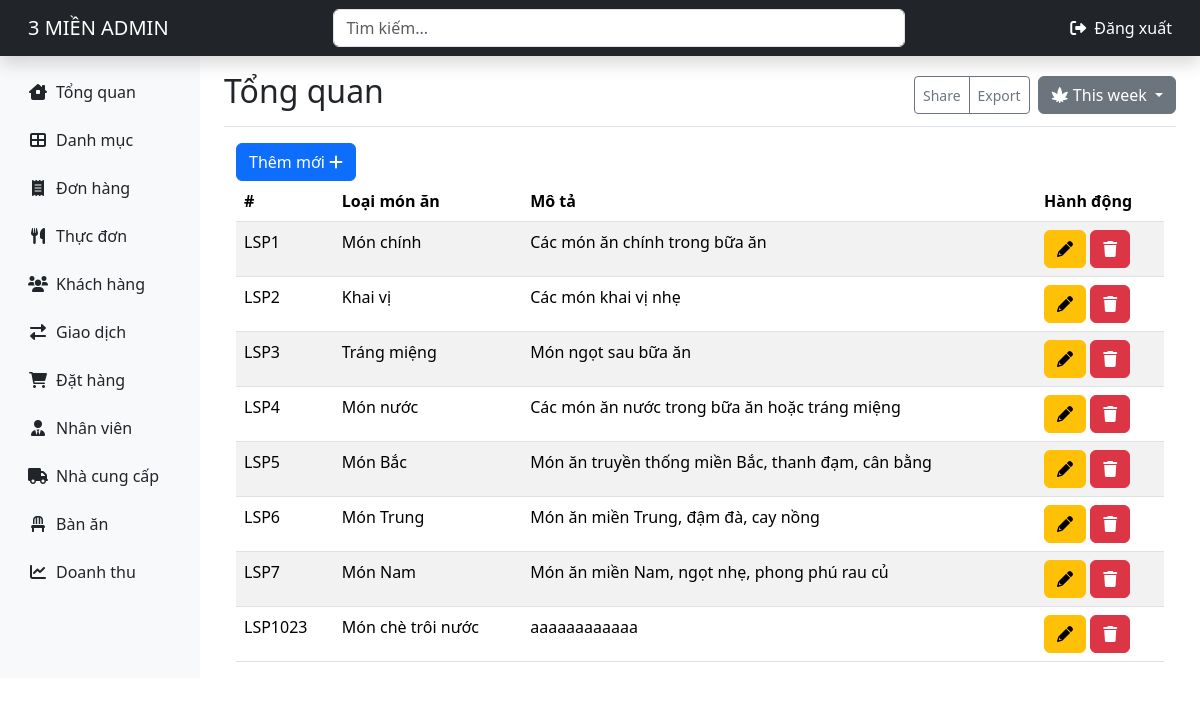
Page /admin/index.php on the earlier database version.
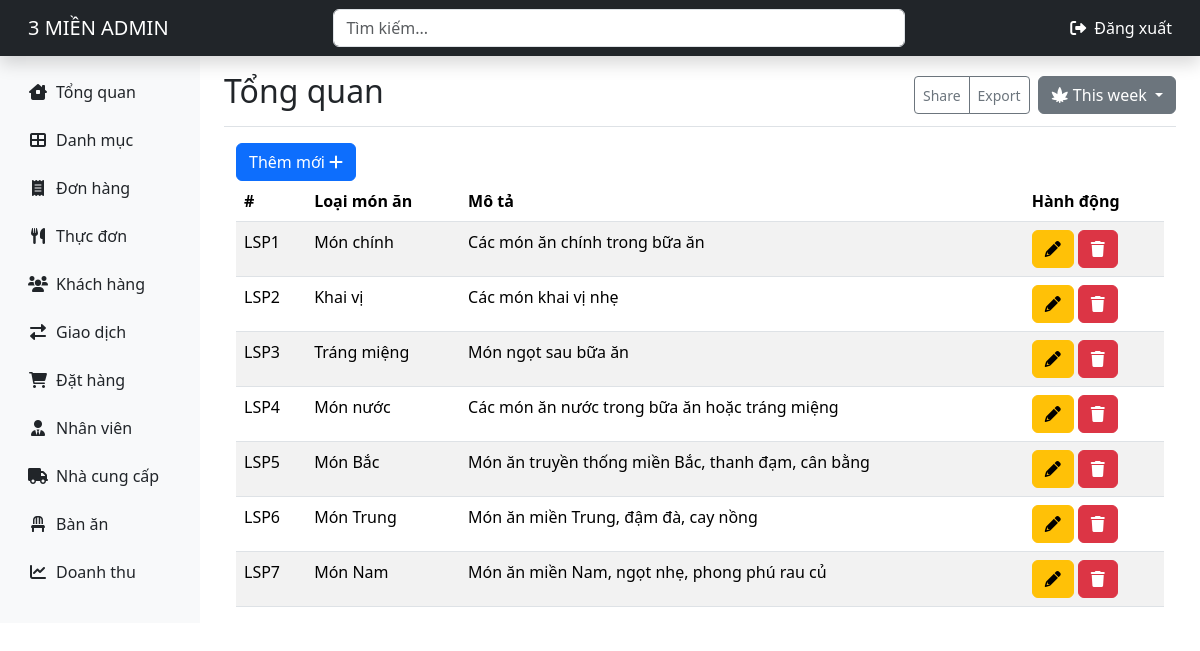
Same page on the later database version.
### tables this page shows
CREATE TABLE IF NOT EXISTS `categories` (
  `id` int(11) NOT NULL AUTO_INCREMENT,
  `name` varchar(50) NOT NULL,
  `description` text DEFAULT NULL,
  PRIMARY KEY (`id`)
);

### admin/index.php (the view, shortened to what this page needs)
<!DOCTYPE html>
<html lang="en">
<head>
    <?php
    include_once __DIR__ . '/../layouts/style.php';
    ?>
</head>
<body>
    <?php
    include_once __DIR__ . '/layouts/header.php'
    ?>
    <div class="container-fluid">
        <div class="row">
            <?php
            include_once __DIR__ . '/layouts/sidebar.php'
            ?>
            <main class="col-md-9 ms-sm-auto col-lg-10 px-md-4">
                <div class="d-flex justify-content-between flex-wrap flex-md-nowrap align-items-center pt-3 pb-2 mb-3 border-bottom">
                    <h1 class="h2">Tổng quan</h1>
                    <div class="btn-toolbar mb-2 mb-md-0">
                        <div class="btn-group me-2">
                            <button type="button" class="btn btn-sm btn-outline-secondary">Share</button>
                            <button type="button" class="btn btn-sm btn-outline-secondary">Export</button>
                        </div>
                        <div class="dropdown show">
                            <a class="btn btn-secondary dropdown-toggle" href="#" role="button" id="dropdownMenuLink" data-bs-toggle="dropdown" aria-haspopup="true" aria-expanded="false">
                                <i class="fa-solid fa-cannabis"></i> This week
                            </a>
                        </div>
                    </div>
                </div>
                <?php
                include_once __DIR__ . '/../dbconnect.php';
                $sqlSelectCategory = "SELECT * FROM categories;";
                $resultCategory = mysqli_query($conn, $sqlSelectCategory);
                $arrCategory = [];
                while ($row = mysqli_fetch_array($resultCategory, MYSQLI_ASSOC)) {
                    $arrCategory[] = array(
                        'lsp_ma' => $row['id'],
                        'lsp_ten' => $row['name'],
                        'lsp_mota' => $row['description'],
                    );
                }
                ?>
                <div class="container">
                    <a href="create.php" type="button" class="btn btn-primary">
                        Thêm mới <i class="fa-solid fa-plus"></i>
                    </a>
                    <table class="table table-striped">
                        <thead>
                            <th scope="col">#</th>
                            <th scope="col">Loại món ăn</th>
                            <th scope="col">Mô tả</th>
                            <th scope="col">Hành động</th>
                        </thead>
                        <tbody>
                            <?php foreach ($arrCategory as $lsp): ?>
                                <tr>
                                    <td>LSP<?= $lsp['lsp_ma'] ?></td>
                                    <td><?= $lsp['lsp_ten'] ?></td>
                                    <td><?= $lsp['lsp_mota'] ?></td>
                                    <td>
                                        <a href="edit.php" type="button" class="btn btn-warning">
                                            <i class="fa-solid fa-pencil"></i></a>
                                        <a href="delete.php" type="button" class="btn btn-danger">
                                            <i class="fa-solid fa-trash"></i>
                                        </a>
                                    </td>
                                </tr>
                            <?php endforeach; ?>
                        </tbody>
                    </table>
                </div>
            </main>
        </div>
    </div>
</body>
</html>

Differences in the rows shown:
removed categories: id "1023", name "Món chè trôi nước", description "aaaaaaaaaaaa"
